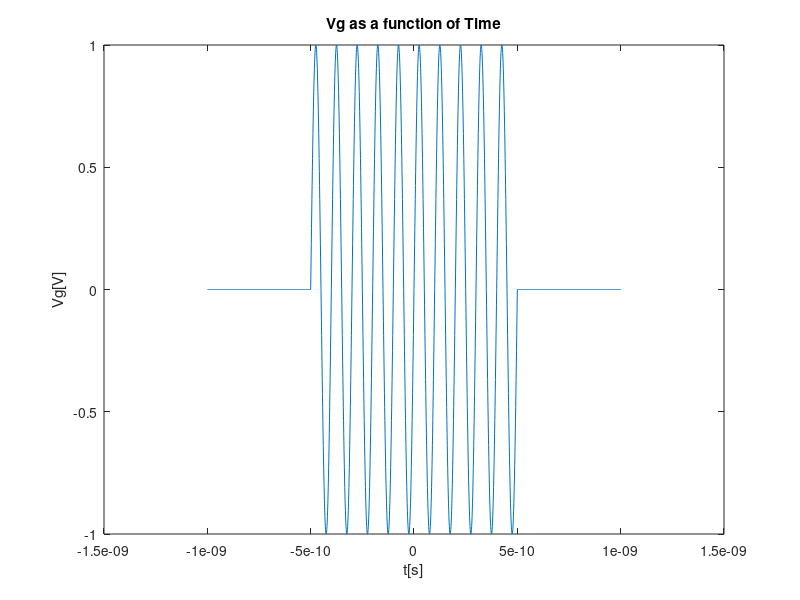
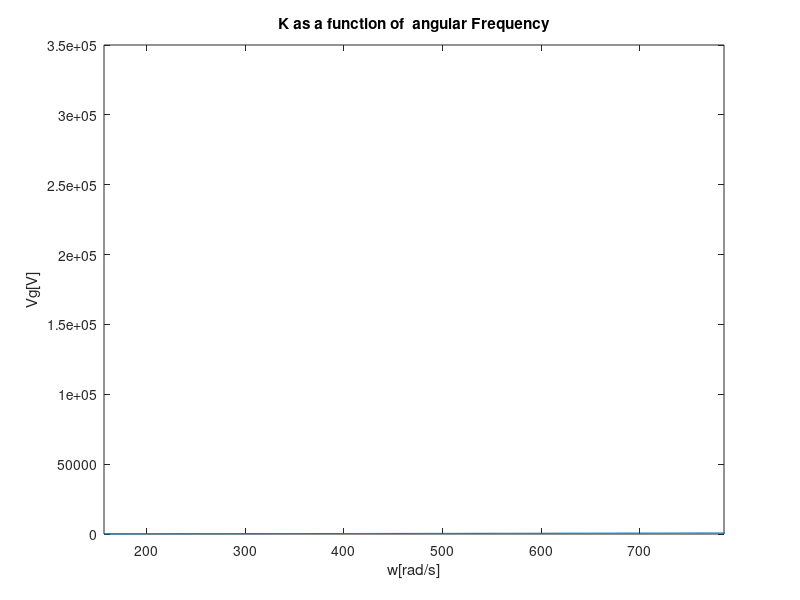
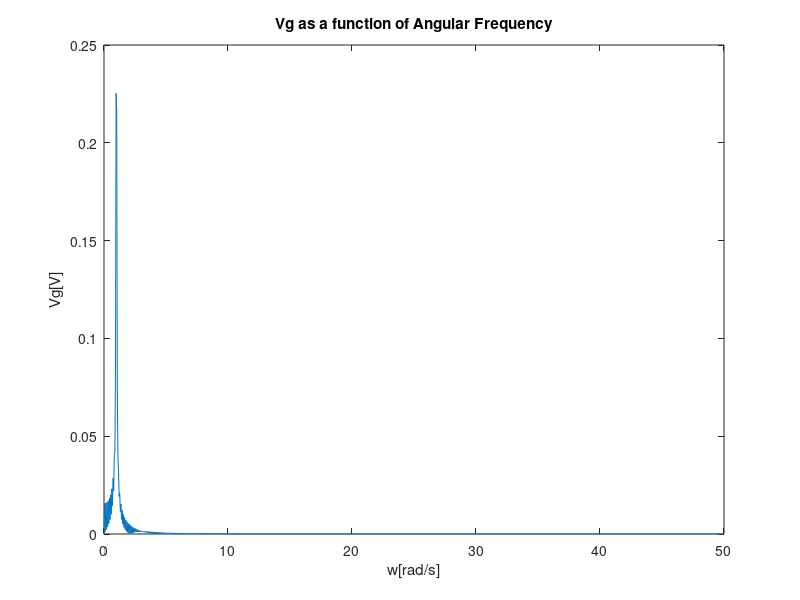

These charts were generated, in order, by the following MATLAB code: (Note: this script raises an error after producing the figures.)
w=[-10e6:10e6];
f0 = 10e9;
T = 1e-9;
t = [-1*T:1e-12:1*T];
pulse = zeros(size(t));
pulse(abs(t)<=T/2)=1;


a=-.5*10e-9;
b=.5*10e-9;
mod = sin(2*pi*f0.*t);

Vgt = pulse.*mod;
figure;
plot(t,Vgt);
title('Vg as a function of Time');
xlabel('t[s]');ylabel('Vg[V]');

Fs=100;
n = 2^nextpow2(length(t));
Vgw = fft(Vgt,n);
f = Fs*(0:(n/2))/n;
P = abs(Vgw/n);
figure(10);
plot(f,P(1:n/2+1));
title('Vg as a function of Angular Frequency');
xlabel('w[rad/s]');ylabel('Vg[V]');


A = 20e-3;
fc=7.5e9;
wc=2*pi*fc;
c = 3e8;
ww = wc/c:(length(t)*wc/c);
k = sqrt((ww.^2)-(pi/A)^2);
figure;
plot(ww,real(k));
title('K as a function of  angular Frequency');
xlabel('w[rad/s]');ylabel('Vg[V]');
xlim([wc/c 5*wc/c]);

vp = c/sqrt(1-(fc/f0)^2);
vg = c*sqrt(1-(fc/f0)^2);


W = 2*pi*f0;
VP = W/(sqrt(((W/c)^2)-((pi/A)^2)));

syms w;
VG = sqrt(((w/c)^2)-((pi/A)^2));
ans = diff(VG,w);
a1 = double(subs(ans,w,(2*pi*f0)));
sol = 1/a1;


z0 = vp*vg/((vp-vg)*8*f0);
z= [z0, 2*z0, 3*z0, 4*z0, 1, 200];


%for b=1:length(z)
    %modulation = sin(2*pi*f0.*(t-z(b)/vg));
    %pul = ones(size(t));
    %pul(t>=(T/2)+(z(b)/vp))=0;
    %pul(t<=(-T/2)+(z(b)/vp))=0;
%     if z(b)==1
%         t = tlim;
%     else
%     end
    %subplot(2,3,b);
    %plot(t,pul.*modulation);
    %xlim([-1e-9+(z(b)/vp) 1e-9+(z(b)/vp)]);
%end
hold off;


% tau = (-vg/100000:1:vg/100000);


hold on;
figure(8)
for b=1:length(z)
    tau=t-z(b)/vg;
    modulation = sin(2*pi*f0.*(t-z(b)/vp));
    pul = ones(size(t));
    pul(tau>=(T/2))=0;
    pul(t<=(-T/2))=0;
    Vt = pul.*modulation;
    Vw = fft(Vt);
    n=min(length(ww),length(Vw));
    k=k(1:n);
    ww=ww(1:n);
    VGw = exp(-1i*(k-(ww/vg))*z(b)).*Vw;
    VG_T = ifft(VGw);
    subplot(2,3,b);
    hold on;
    plot(tau,real(VG_T));
    title(['Vg(tau,z=',num2str(z(b)),')']);
    xlabel('tau[s]');ylabel('Vg[V]');
    hold off;

   

end
hold off;

